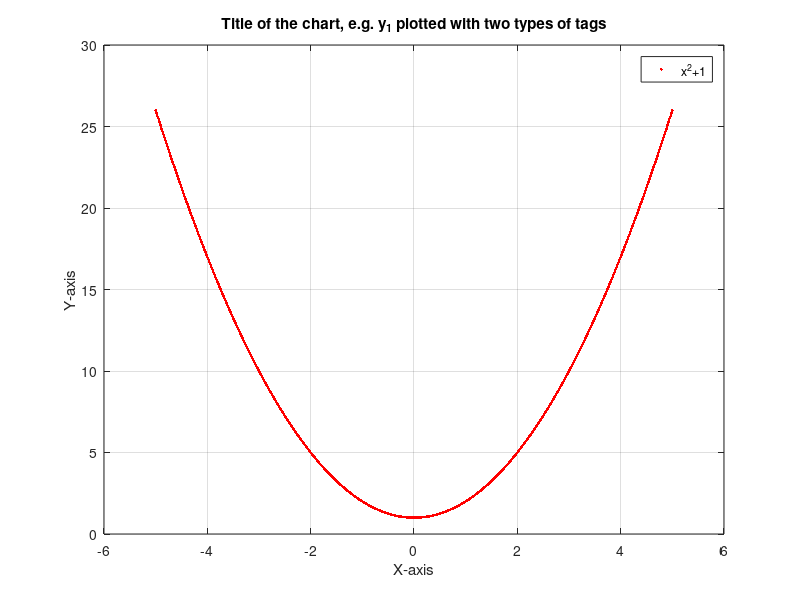
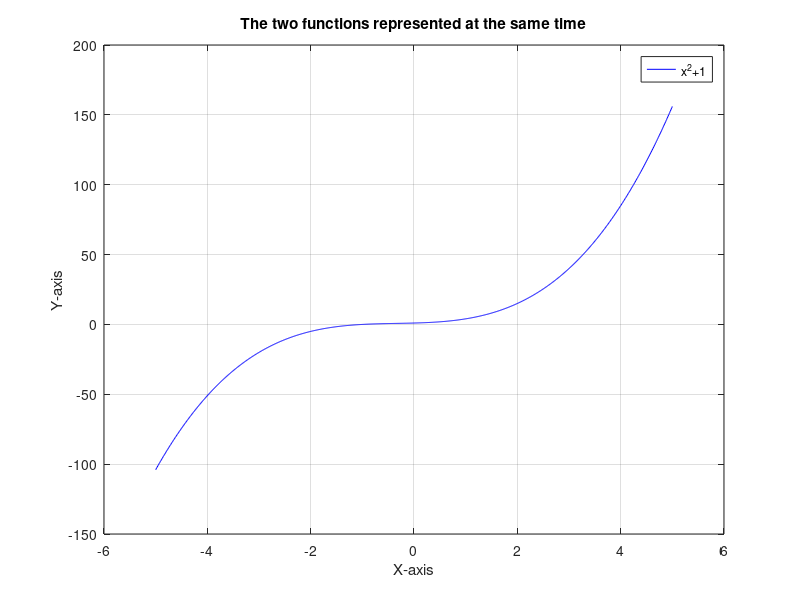

The MATLAB script that drew these images, in order:
y1 = @(x)+1*x.^2+1
x1=-5:0.01:5;
y2 = @(x)+1*x.^3+1*x.^2+1*x+1
figure (2)
plot(x1,y1(x1),'r.');
hold on
title ('Title of the chart, e.g. y_1 plotted with two types of tags')
xlabel ('X-axis')
ylabel ('Y-axis')
legend('x^2+1')
grid on

figure(3)
plot(x1,y1(x1),'r.');
plot(x1,y2(x1),'b-');
hold on
title ('The two functions represented at the same time')
xlabel ('X-axis')
ylabel ('Y-axis')
legend('x^2+1','x^3+x^2+x+1')
grid on
